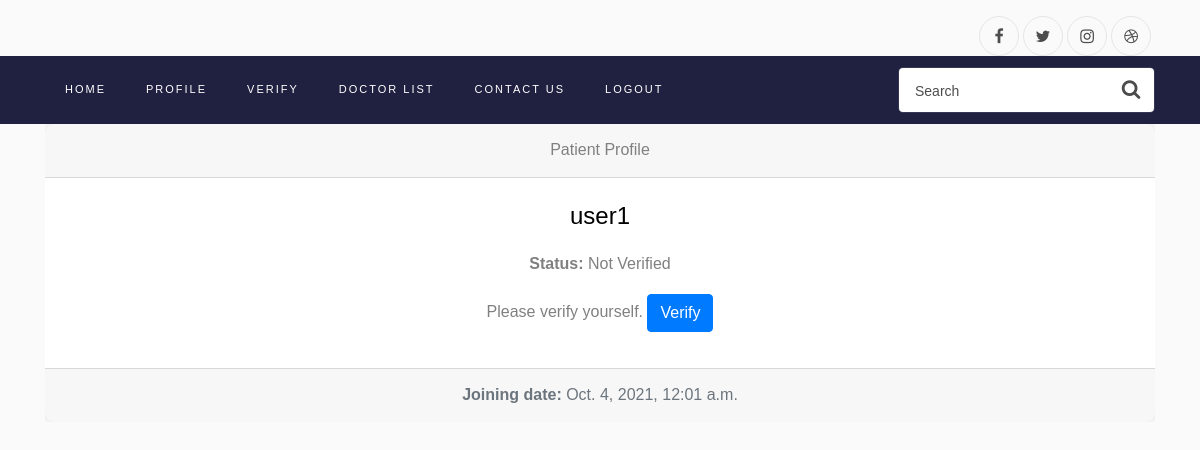
Page /profile/ (signed in) on the committed database.
### userManagement/models.py (models this page shows, shortened)
class PatientProfile(models.Model):
    name = models.CharField(max_length=50,blank=True,null=True)
    email = models.EmailField(blank=True,null=True)
    user = models.ForeignKey(Patient, default=None, on_delete=models.CASCADE)
    status = models.BooleanField(blank=True,null=True,default=False)

class User(AbstractBaseUser,PermissionsMixin):
    username = models.CharField(max_length=50,unique=True)
    type = models.CharField(max_length=20,choices=Types.choices,default=Types.Patient)
    join_date = models.DateTimeField(default=timezone.now)
    is_staff = models.BooleanField(default=False)
    is_active = models.BooleanField(default=True)
    objects = CustomUserManager()
    USERNAME_FIELD = 'username'

### userManagement/views.py (the view)
# urls.py: path('profile/', userView.show_profile, name='profile'),
@login_required
def show_profile(request):
    if request.user.type == Types.Doctor:
        try:
            profile = DoctorProfile.objects.get(user=request.user)
        except DoctorProfile.DoesNotExist:
            profile = "Please complete your profile to view"
    else:
        try:
            profile = PatientProfile.objects.get(user=request.user)
        except PatientProfile.DoesNotExist:
            profile = "Please complete your profile to view"
    context = {
        'profile': profile
    }
    return render(request, 'userManagement/profile.html', context)

### userManagement/context.py (called while the page is built)
def verifiedUser(request):
    usertype = ''
    userStatus=''
    if request.user.is_authenticated:
        if request.user.type == 'DOCTOR':
            usertype = 'DOCTOR'
        elif request.user.type == 'PATIENT':
            usertype = 'PATIENT'
            try:
                user = get_object_or_404(PatientProfile, user=request.user)
                if user.status:
                    userStatus = 'Verified'
                else:
                    userStatus = 'notVerified'
            except Exception:
                usertype = "Error"
        else:
            usertype = "ADMIN"
    context = {
        'userStatus': userStatus,
        'usertype' : usertype
    }
    return context

### templates/userManagement/profile.html (shortened to what this page needs)
{% extends 'base.html' %}
{% load static %}
{% block content %}
    <div class="card text-center">
    {% if profile.user.type == 'PATIENT' %}
        <div class="card-header">
            Patient Profile
        </div>
        <div class="card-body">
            <h4 class="card-title">{{ profile.user.username }}</h4>
            <p class="card-text">
                {% if profile.status %}
                    <p><b>Status: </b>Verified</p>
                    <p><b>Name: </b>{{ profile.name }}</p>
                    <p><b>Email: </b>{{ profile.email }}</p>
                {% else %}
                    <p><b>Status: </b>Not Verified</p>
                    Please verify yourself.
                    <a href="#" class="btn btn-primary">Verify</a>
                {% endif %}
            </p>
        </div>
        <div class="card-footer text-muted">
            <b>Joining date: </b>{{ profile.user.join_date }}
        </div>
        </div>
    {% endif %}
{% endblock content %}

### templates/base.html (style rules this page uses)
.card { border: none; border-radius: 10px; transition: all 1s; cursor: pointer; margin-bottom: 10px; }

### rows in the picture
PatientProfile: user.username "user1", user.join_date "Oct. 4, 2021, 12:01 a.m."
